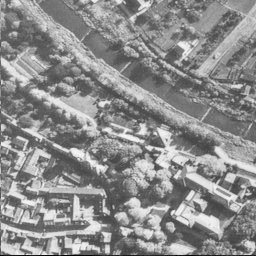
%> input picture practica_0/5.1.10.tiff, 256 x 256 px
$ octave ej3.m   (GNU Octave 9; MATLAB toolbox functions it lacks are replaced by stand-ins)
%> lines starting %> are read from the running program, lines starting %| are printed output that depends on the picture; in (x1, y1, x2, y2) boxes, pixels count from 0 and x2, y2 are one past the last pixel; in counts of white or black regions, pixels touching at a corner belong together; the program's own positions count from 1
I = imread('5.1.10.tiff');
%> I is the input picture: size 256x256 uint8; min 1, max 248, mean 140.5
B = im2bw(I, 0.70);
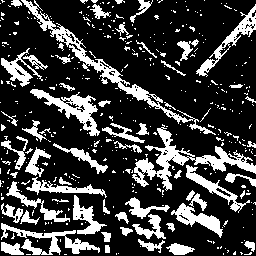
%> B: size 256x256 logical; 24.1% white; 412 white regions (352 under 20 px), largest, box (x1, y1, x2, y2) and area: (132, 124, 256, 191) 1855, (21, 0, 216, 135) 1777, (30, 89, 100, 136) 991
figure, imshow(B)
[H,theta,r] = hough(B);
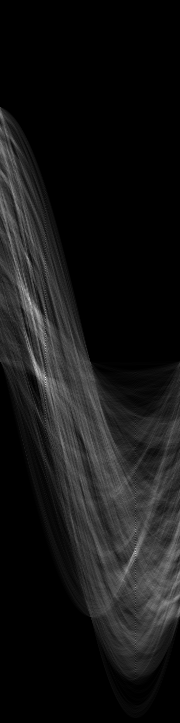
%> H: size 723x180 double; min 0, max 232, mean 21.8
%> theta = 180 values from -90 to 89; r = 723 values from -361 to 361
numLineas=30; %Número de líneas a buscar, busca las más largas
P = houghpeaks(H,numLineas,'threshold',ceil(0.3*max(H(:)))); %Buscamos
%> P = 30 rows, first 12: [378 46; 552 136; 304 31; 370 37; 346 46; 314 38; 375 41; 295 28; 314 32; 362 34; 290 23; 308 35]
los picos
%> (this line was passed over: los is not available in this run)
x = theta(P(:,2)); %méramente ilustrativo
%> x = 30 values, max 87 at index 28, min -77 at index 23, mean -23.23
y = r(P(:,1)); %méramente ilustrativo
%> y = 30 values, max 242 at index 27, min -167 at index 23, mean 34.6
figure, plot(x,y,'s','color','black'); %méramente ilustrativo
xlabel('Theta');
ylabel('R');
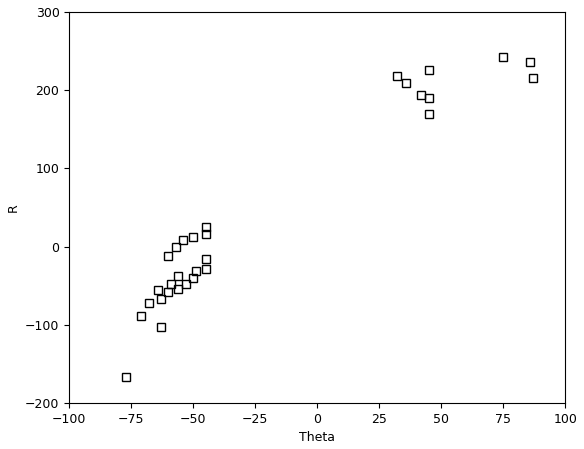
%> figure redrawn from the program's plot data
lines = houghlines(B,theta,r,P,'FillGap',5,'MinLength',20); %Procesa
%> lines = 69 lines; longest, point1 to point2 (x, y): (95, 69) to (208, 134), (51, 33) to (149, 97), (96, 60) to (180, 121), (23, 1) to (89, 66), (27, 130) to (106, 170), (198, 72) to (256, 8)
los picos (líneas). Si las líneas están más cerca de 'FillGap' las une,
%> (this line was passed over: los is not available in this run)
si miden menos de 'MinLength' las descarta
%> (this line was passed over: si is not available in this run)
figure, imshow(I), hold on
max_len = 0;
for k = 1:length(lines)
 xy = [lines(k).point1;
 lines(k).point2];
 plot(xy(:,1),xy(:,2),'LineWidth',2,'Color','green'); % Pinta
%> (the run ends here)

$ run again, with practica_0/4.2.07.tiff copied over practica_0/5.1.10.tiff
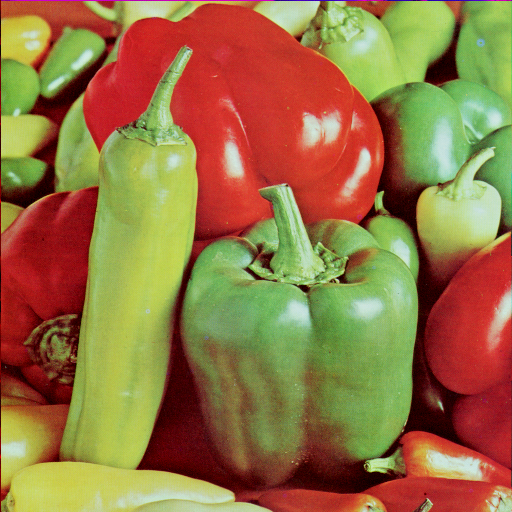
%> input picture practica_0/4.2.07.tiff, 512 x 512 px
%> I is the input picture: size 512x512x3 uint8; mean R, G, B 149.8, 115.6, 66.5
%> `B = im2bw(I, 0.70);`:
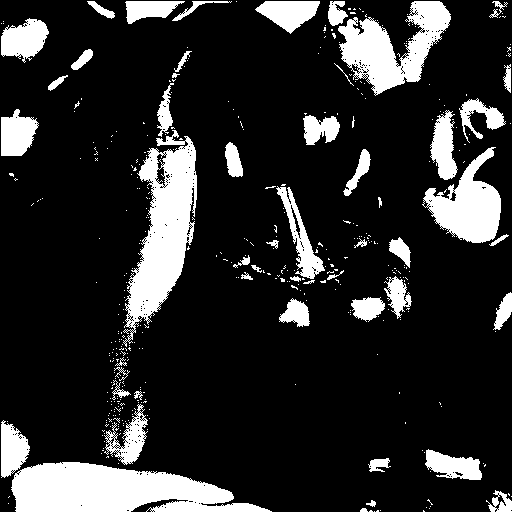
%> B: size 512x512 logical; 17% white; 412 white regions (361 under 20 px), largest, box (x1, y1, x2, y2) and area: (11, 462, 272, 512) 8804, (123, 130, 197, 347) 7538, (338, 1, 451, 96) 5067
%> theta = 180 values from -90 to 89; r = 1447 values from -723 to 723
%> P = 30 rows, first 12: [1044 136; 891 95; 909 98; 917 102; 936 102; 933 105; 945 108; 213 1; 1131 136; 1231 175; 267 11; 711 46]
%> x = 30 values, max 89 at index 30, min -90 at index 8, mean 2.4
%> y = 30 values, max 507 at index 10, min -511 at index 8, mean 120.3
%> lines = 60 lines; longest, point1 to point2 (x, y): (2, 475) to (228, 491), (13, 492) to (234, 499), (15, 479) to (217, 504), (25, 469) to (219, 503), (166, 92) to (176, 284), (123, 353) to (197, 180)

$ run again, with practica_0/5.1.12.tiff copied over practica_0/5.1.10.tiff
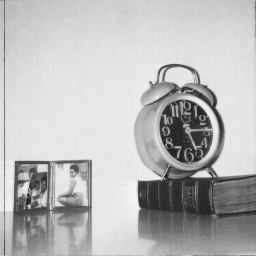
%> input picture practica_0/5.1.12.tiff, 256 x 256 px
%> I is the input picture: size 256x256 uint8; min 32, max 246, mean 186
%> `B = im2bw(I, 0.70);`:
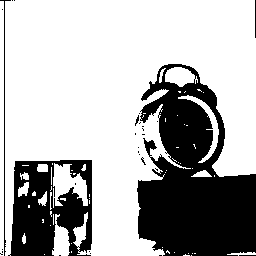
%> B: size 256x256 logical; 69.3% white; 29 black regions (24 under 20 px), largest, box (x1, y1, x2, y2) and area: (137, 64, 256, 256) 14349, (8, 160, 92, 256) 5391, (0, 0, 11, 256) 272, (255, 0, 256, 38) 38, (135, 115, 139, 126) 20
%> theta = 180 values from -90 to 89; r = 723 values from -361 to 361
%> P = 30 rows, first 12: [510 136; 537 136; 523 136; 501 136; 486 136; 477 136; 354 46; 370 46; 499 149; 344 46; 503 146; 549 136]
%> x = 30 values, max 64 at index 26, min -45 at index 7, mean 25.43
%> y = 30 values, max 187 at index 12, min -71 at index 27, mean 95.13
%> lines = 37 lines; longest, point1 to point2 (x, y): (254, 4) to (1, 163), (246, 1) to (2, 173), (7, 2) to (148, 256), (255, 4) to (2, 145), (254, 16) to (1, 157), (18, 1) to (148, 256)

$ run again, with practica_0/5.1.14.tiff copied over practica_0/5.1.10.tiff
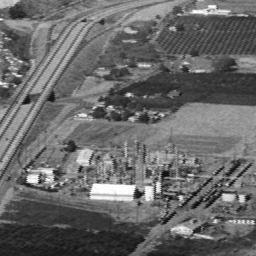
%> input picture practica_0/5.1.14.tiff, 256 x 256 px
%> I is the input picture: size 256x256 uint8; min 13, max 255, mean 104.5
%> `B = im2bw(I, 0.70);`:
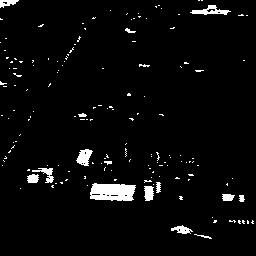
%> B: size 256x256 logical; 3.6% white; 156 white regions (140 under 20 px), largest, box (x1, y1, x2, y2) and area: (90, 183, 136, 201) 675, (190, 5, 231, 15) 188, (76, 149, 93, 166) 178
%> theta = 180 values from -90 to 89; r = 723 values from -361 to 361
%> P = 30 rows, first 12: [185 6; 190 9; 206 15; 196 13; 166 1; 175 4; 220 23; 239 27; 214 18; 572 171; 568 174; 560 177]
%> x = 30 values, max 87 at index 28, min -90 at index 5, mean -34.1
%> y = 30 values, max 220 at index 26, min -196 at index 5, mean -45.63
%> lines = 19 lines; longest, point1 to point2 (x, y): (93, 188) to (136, 188), (93, 187) to (135, 190), (91, 193) to (133, 195), (92, 190) to (133, 199), (93, 188) to (134, 193), (93, 185) to (133, 195)
